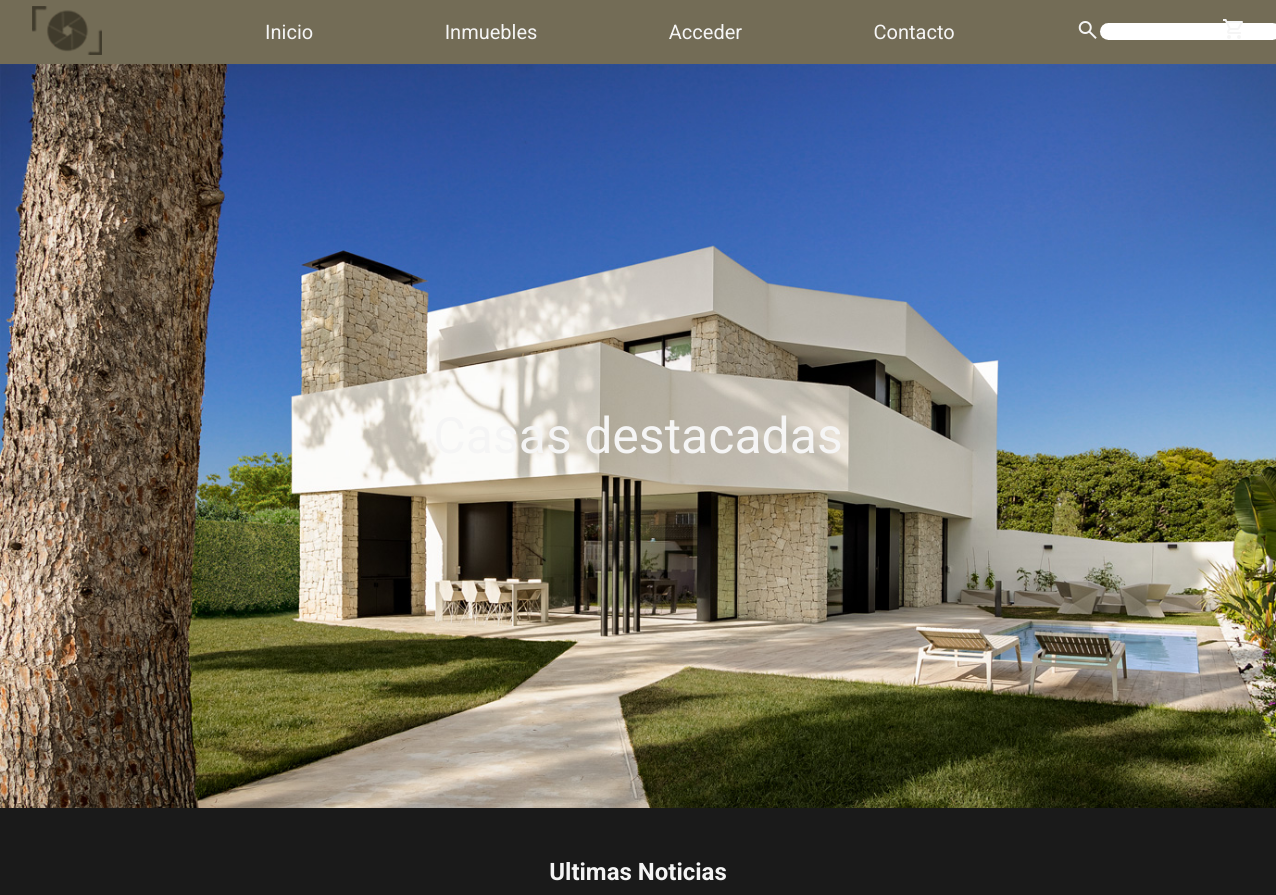
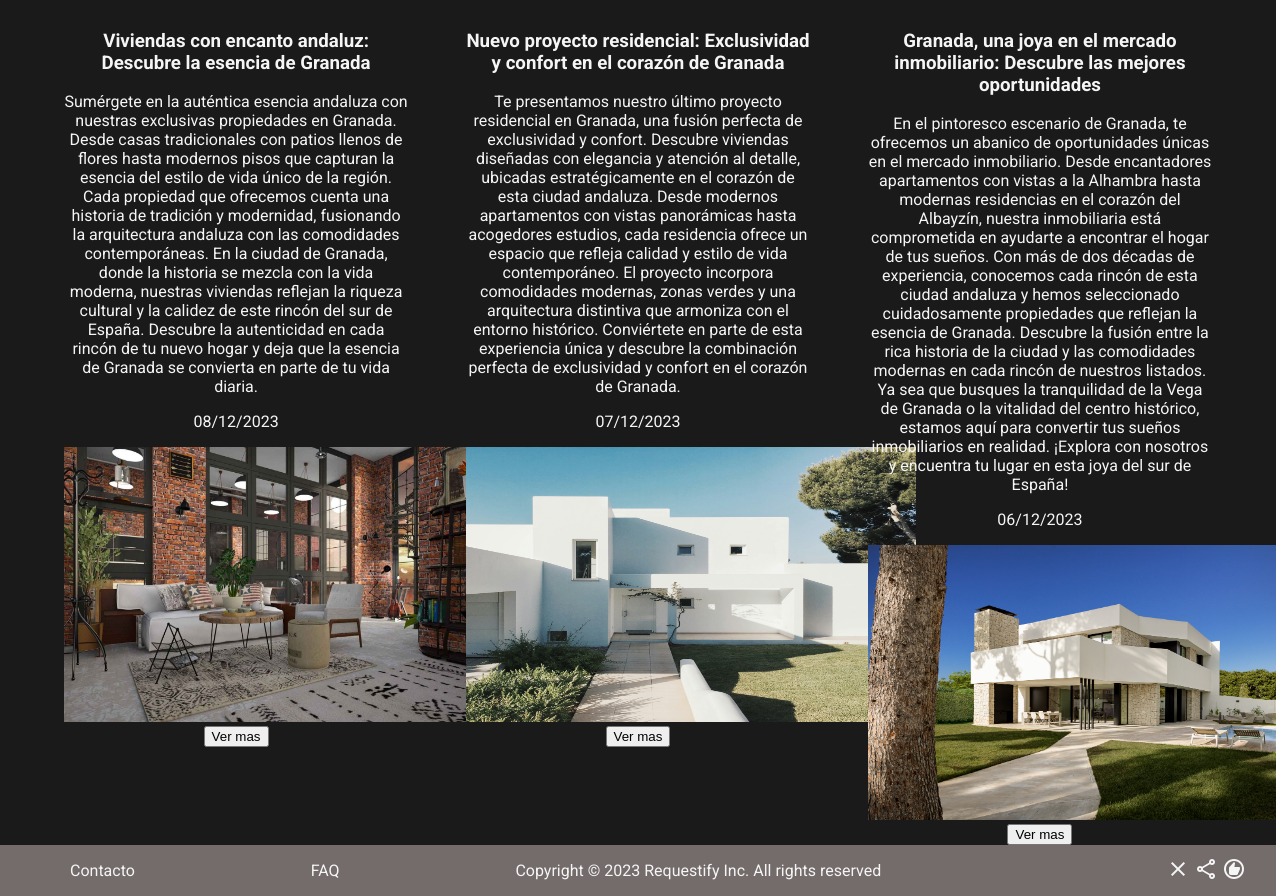
The page / on the database its author committed (2 pictures, top to bottom).
### tables this page shows
CREATE TABLE `noticias` (
  `id` bigint(20) UNSIGNED NOT NULL,
  `titular` varchar(100) NOT NULL,
  `contenido` varchar(1000) NOT NULL,
  `imagen` varchar(200) NOT NULL,
  `fecha` date NOT NULL
);

### index.php (the view, shortened to what this page needs)
<!DOCTYPE html>
<html lang="es">
<head>
    <link rel="stylesheet" href="./Assets/Styles/Styles.css">
    <link rel="stylesheet" href="https://cdnjs.cloudflare.com/ajax/libs/animate.css/4.1.1/animate.min.css" />
</head>
<body>
    <?php
     require_once "./Assets/Funciones/conexion.php";
    $id=check();
    pintar('.',$id);
    ?>
    <main>
        <section id="portada">
            <?php
            $imagenesAleatorias = scandir("./Assets/Imagenes/Inmuebles");
            $aleatoria = rand(2, count($imagenesAleatorias) - 1);
            echo "<div style='background-image: url(./Assets/Imagenes/Inmuebles/$imagenesAleatorias[$aleatoria]); height:100%; background-repeat: no-repeat; background-size: cover; display: flex;
            justify-content: center; align-items: center; color: whitesmoke;font-size: 50px;';><span>Casas destacadas</span></div>";
            ?>
        </section>
        <section id="ultimasNoticias" class="imagenes">
            <?php
            $conexion = conectar();
            $hoy = date("Y-m-d");
            $consulta = $conexion->query("select * from noticias where fecha <= '$hoy' order by fecha desc limit 3");
            $datos = $consulta->fetch_all(MYSQLI_ASSOC);
            echo "<h2 >Ultimas Noticias</h2>";
            echo "<div class='mostrar'>";
            foreach ($datos as $value) {
                echo "<div class='noticias'>";
                echo "<h3>$value[titular]</h3>";
                echo "<span>$value[contenido]</span>";
                $fecha = formatoFecha($value["fecha"]);
                echo "<p>$fecha</p>";
                echo "<img src='./Assets/Imagenes/Noticias/$value[imagen]'>";
                echo "<form method='post' action='./Assets/PHP/infonoticia.php'><button type='submit' name='verMas' value='$value[id]'>Ver mas</button></form>";
                echo "</div>";
            }
            echo "</div>";
            ?>
        </section>
    </main>
    <footer>
        <div>
            <div>
                <ul class="lista">
                    <li><a href="./Contacto.html">Contacto</a></li>
                    <li><a href="./FAQ.html">FAQ</a></li>
                    <li><a href="">Copyright © 2023 Requestify Inc. All rights reserved</a></li>
                </ul>
            </div>
        </div>
        <div>
            <span class="material-symbols-outlined">close</span>
            <span class="material-symbols-outlined">Share</span>
            <span class="material-symbols-outlined">Recommend</span>
        </div>
    </footer>
</body>
</html>

### Assets/Funciones/conexion.php (shortened to what this page needs)
<?php
function pintar($ruta, $id)
{
    if ($ruta == './Assets/PHP') {
        $index = '../..';
        $logo = '..';
        $ruta2 = ".";
    } else {
        $index = '.';
        $logo = './Assets';
        $ruta2 = "/Assets/PHP";
    }
    if ($id == 0) {
        echo "<header>
            <div><img src='$logo/Imagenes/Index/logo.png'></div>
            <nav>
                <ul class='lista'>
                    <li><a href='$index/index.php'>Inicio</a></li>
                    <li><a href='$ruta2/noticias.php'>Noticias</a></li>
                    <li><a href='$ruta2/clientes.php'>Clientes</a></li>
                    <li><a href='$ruta2/inmuebles.php'>Inmuebles</a></li>
                    <li><a href='$ruta2/citas.php'>Citas</a></li>
                    <li><a href='$ruta2/contacto.php'>Contacto</a></li>
                    <li><a href='$ruta2/acceder.php?cerrar'>Cerrar sesión de $_SESSION[usuario]</a></li>
                </ul>
            </nav>
            <div>
                <div>
                    <div><span class='material-symbols-outlined'>search</span></div>
                    <div><input type='text' name='buscar'></div>
                </div>
                <div><span class='material-symbols-outlined' class='relleno'>shopping_cart</span></div>
            </div>
        </header>";
    } else {
        echo "<header>
            <div><img src='$logo/Imagenes/Index/logo.png'></div>
            <nav>
                <ul class='lista'>
                    <li><a href='$index/index.php'>Inicio</a></li>
                    <li><a href='$ruta2/inmueblesDisponibles.php'>Inmuebles</a></li>
                    <li><a href='$ruta2/acceder.php'>Acceder</a></li>
                    <li><a href='$ruta2/contacto.php'>Contacto</a></li>
                </ul>
            </nav>
            <div>
                <div>
                    <div><span class='material-symbols-outlined'>search</span></div>
                    <div><input type='text' name='buscar'></div>
                </div>
                <div><span class='material-symbols-outlined' class='relleno'>shopping_cart</span></div>
            </div>
        </header>";
    }
}
?>
<?php
function formatoFecha($fecha)
{
    $marcaTiempo = strtotime($fecha);
    $formato = strftime('%d/%m/%Y', $marcaTiempo);
    return $formato;
}
?>

### Assets/Styles/Styles.css (style rules this page uses)
* { box-sizing: border-box; }
body { margin: 0px; background-color: #1A1A1A; font-family: 'Roboto', sans-serif; color: whitesmoke; }
a { text-decoration: none; color: whitesmoke; }
header { background-color: #736C56; display: flex; justify-content: space-between; align-items: center; padding: 0px 30px; font-size: 20px; }
.lista { list-style: none; display: flex; justify-content: space-between; }
nav { width: 60%; }
input[name="buscar"] { border: 0px; border-radius: 20px; }
header>div:nth-child(3) { display: flex; align-items: center; justify-content: space-between; width: 14%; }
header>div:nth-child(3)>div:nth-child(1) { width: 80%; display: flex; }
header>div:nth-child(3)>div:nth-child(1)>div:nth-child(1) { margin-top: 1%; }
footer { background-color: #746B6B; font-family: 'Roboto', sans-serif; display: flex; justify-content: space-between; align-items: center; padding: 0px 30px; }
footer>div:nth-child(1) { width: 70%; }
#portada { height: 93vh; }
.imagenes img { width: 200px; height: 150px; }
.mostrar { width: 90%; margin: auto; display: flex; justify-content: space-between; }
.noticias { width: 30%; text-align: center; }
.noticias img { width: 450px; height: 275px; }
h2 { text-align: center; }
.imagenes { margin-top: 50px; text-align: center; }

### rows shown on the page
noticias: titular "Viviendas con encanto andaluz: Descubre la esencia de Granada", contenido "Sumérgete en la auténtica esencia andaluza con nuestras exclusivas propiedades en Granada. Desde casas tradicionales con patios llenos de flores hasta modernos pisos que capturan la esencia del estilo de vida único de la región. Cada propiedad que ofrecemos cuenta una historia de tradición y modernidad, fusionando la arquitectura andaluza con las comodidades contemporáneas. En la ciudad de Granada, donde la historia se mezcla con la vida moderna, nuestras viviendas reflejan la riqueza cultural y la calidez de este rincón del sur de España. Descubre la autenticidad en cada rincón de tu nuevo hogar y deja que la esencia de Granada se convierta en parte de tu vida diaria.", fecha "08/12/2023", imagen (picture), $value[id] 2 (drawn)
noticias: titular "Nuevo proyecto residencial: Exclusividad y confort en el corazón de Granada", contenido "Te presentamos nuestro último proyecto residencial en Granada, una fusión perfecta de exclusividad y confort. Descubre viviendas diseñadas con elegancia y atención al detalle, ubicadas estratégicamente en el corazón de esta ciudad andaluza. Desde modernos apartamentos con vistas panorámicas hasta acogedores estudios, cada residencia ofrece un espacio que refleja calidad y estilo de vida contemporáneo. El proyecto incorpora comodidades modernas, zonas verdes y una arquitectura distintiva que armoniza con el entorno histórico. Conviértete en parte de esta experiencia única y descubre la combinación perfecta de exclusividad y confort en el corazón de Granada.", fecha "07/12/2023", imagen (picture), $value[id] 4 (drawn)
noticias: titular "Granada, una joya en el mercado inmobiliario: Descubre las mejores oportunidades", contenido "En el pintoresco escenario de Granada, te ofrecemos un abanico de oportunidades únicas en el mercado inmobiliario. Desde encantadores apartamentos con vistas a la Alhambra hasta modernas residencias en el corazón del Albayzín, nuestra inmobiliaria está comprometida en ayudarte a encontrar el hogar de tus sueños. Con más de dos décadas de experiencia, conocemos cada rincón de esta ciudad andaluza y hemos seleccionado cuidadosamente propiedades que reflejan la esencia de Granada. Descubre la fusión entre la rica historia de la ciudad y las comodidades modernas en cada rincón de nuestros listados. Ya sea que busques la tranquilidad de la Vega de Granada o la vitalidad del centro histórico,…", fecha "06/12/2023", imagen (picture), $value[id] 1 (drawn)
